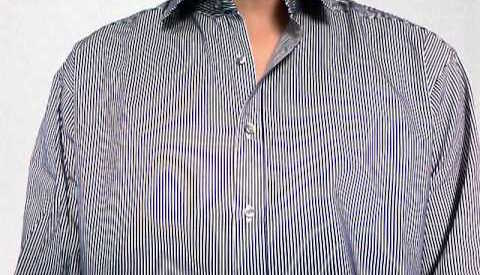
#> input picture data/hqdefault.jpg, 480 x 275 px
$ jupyter execute --allow-errors playground.ipynb
#> lines starting #> are read from the running program, lines starting #| are printed output that depends on the picture
[cell 1]
import cv2 as cv
import numpy as np

from LoadImageData import makeDataMultiChannel, loadImageData
#> (the rest of this cell did not finish here and is left out)

[cell 2]
testImage = './data/hqdefault.jpg'

print(f'reading {testImage} into memory')
img = cv.imread(testImage, cv.IMREAD_GRAYSCALE)
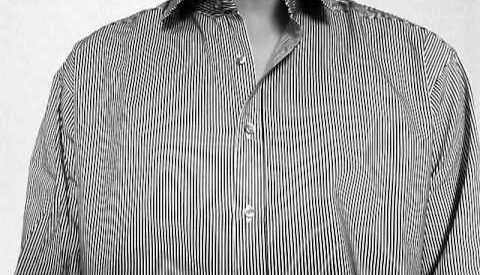
#> img: shape (275, 480); min 0, max 255, mean 160.4
imgArr = np.array([img, img, img, img, img])
imgArr = np.reshape(imgArr, (imgArr.shape[0], imgArr.shape[1], imgArr.shape[2], 1))


$ run again, with data/istockphoto-1322277517-612x612.jpg copied over data/hqdefault.jpg
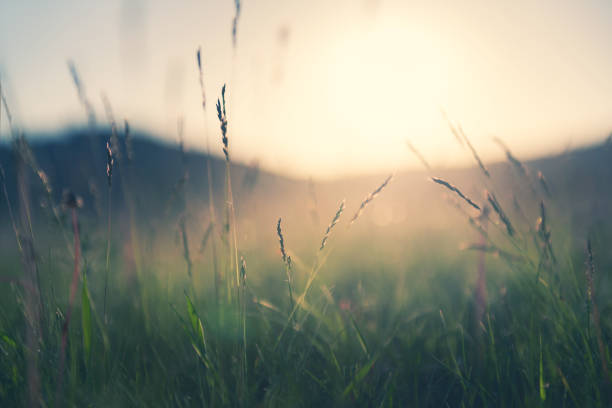
#> input picture data/istockphoto-1322277517-612x612.jpg, 612 x 408 px
#> `img = cv.imread(testImage, cv.IMREAD_GRAYSCALE)`:
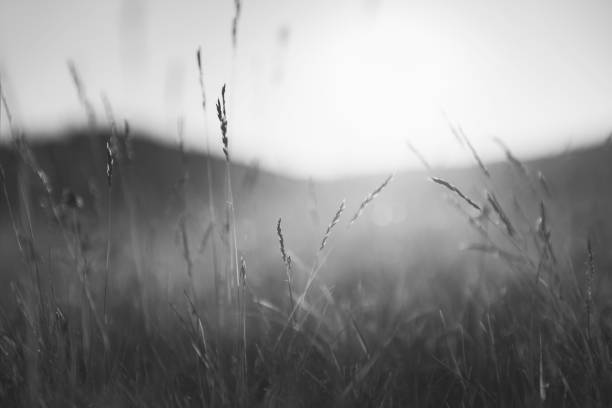
#> img: shape (408, 612); min 31, max 253, mean 143.3
